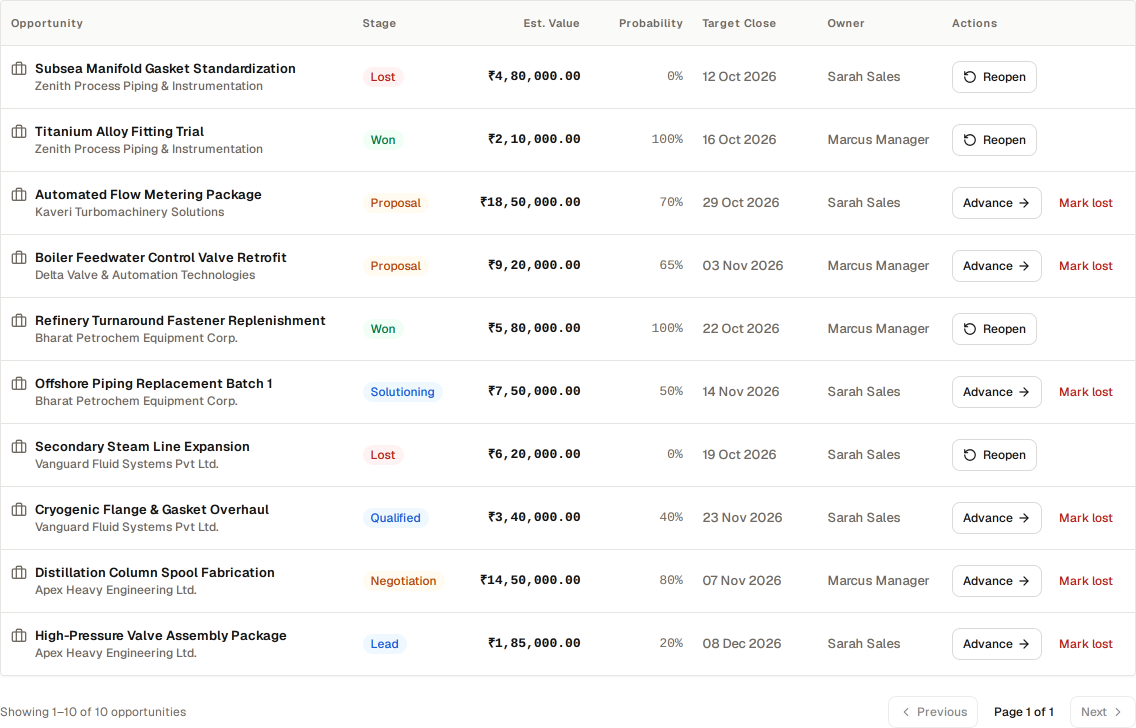
#> input picture docs/design-mapping/screenshots/opportunities-table/opportunities-table-desktop-1440x900.png, 2272 x 1456 px (shown at 1/2 size)
$ python generate_opportunities_table_contact_sheet.py
#> lines starting #> are read from the running program, lines starting #| are printed output that depends on the picture
#!/usr/bin/env python3
"""
Generate ForgeFlow × Sakani Opportunities Table View Conformance Contact Sheet
"""

import os
import json
from PIL import Image, ImageDraw, ImageFont

BASE_DIR = os.path.dirname(os.path.dirname(os.path.abspath(__file__)))
SCREENSHOTS_DIR = os.path.join(BASE_DIR, "docs/design-mapping/screenshots/opportunities-table")
OUTPUT_PATH = os.path.join(SCREENSHOTS_DIR, "contact-sheet.png")

def get_font(size, bold=False):
    font_paths = [
        "/usr/share/fonts/truetype/dejavu/DejaVuSans-Bold.ttf" if bold else "/usr/share/fonts/truetype/dejavu/DejaVuSans.ttf",
        "/usr/share/fonts/truetype/liberation/LiberationSans-Bold.ttf" if bold else "/usr/share/fonts/truetype/liberation/LiberationSans-Regular.ttf",
    ]
    for p in font_paths:
        if os.path.exists(p):
            return ImageFont.truetype(p, size)
    return ImageFont.load_default()

def create_contact_sheet():
    os.makedirs(SCREENSHOTS_DIR, exist_ok=True)

    # 1. Load images
    table_desktop = Image.open(os.path.join(SCREENSHOTS_DIR, "opportunities-table-desktop-1440x900.png"))
#> table_desktop is the input picture: PIL image 2272x1456 RGB; mean R, G, B 247.3, 246.9, 246.6
    table_dark = Image.open(os.path.join(SCREENSHOTS_DIR, "opportunities-table-dark-desktop-1440x900.png"))
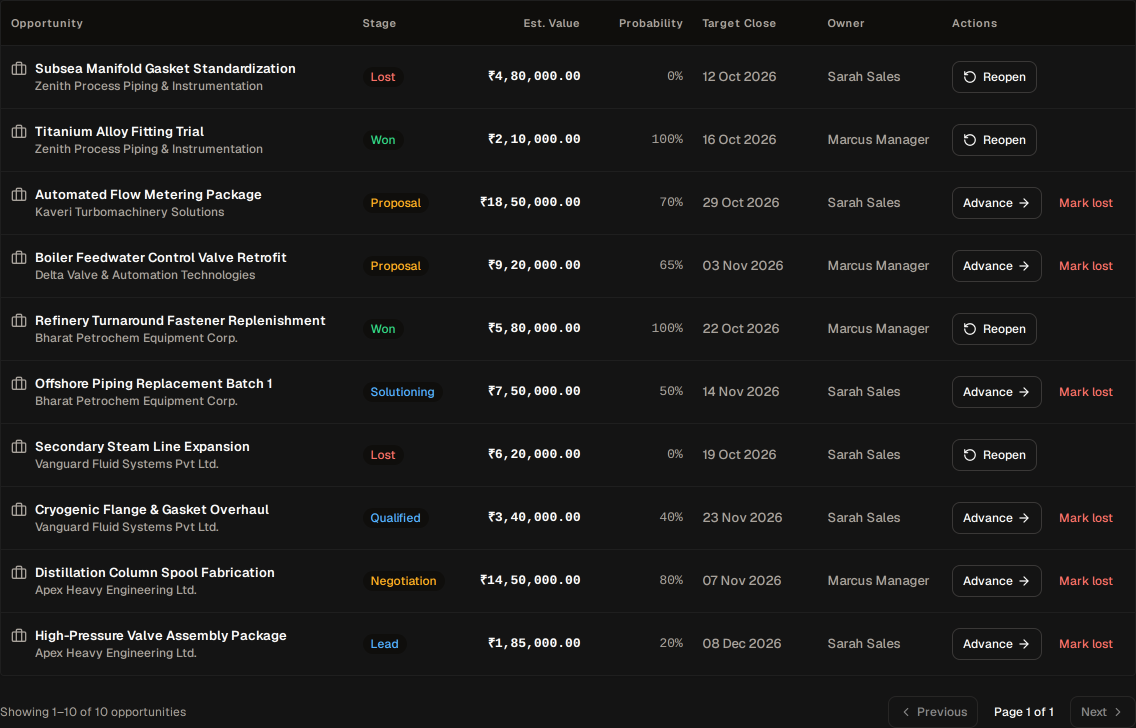
#> input picture docs/design-mapping/screenshots/opportunities-table/opportunities-table-dark-desktop-1440x900.png, 2272 x 1456 px (shown at 1/2 size)
#> table_dark is the input picture: PIL image 2272x1456 RGB; mean R, G, B 27.1, 26.8, 26.4
    table_tablet = Image.open(os.path.join(SCREENSHOTS_DIR, "opportunities-table-tablet-1024x768.png"))
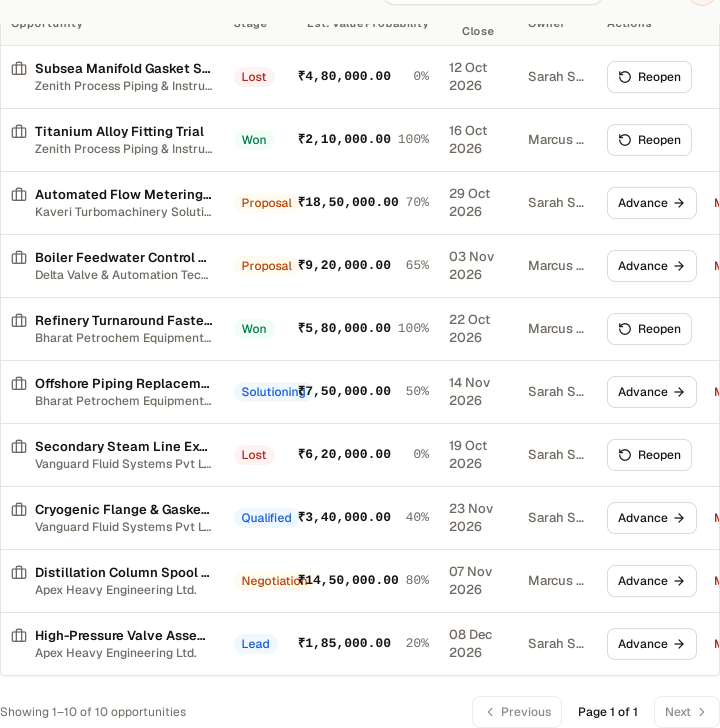
#> input picture docs/design-mapping/screenshots/opportunities-table/opportunities-table-tablet-1024x768.png, 1440 x 1456 px (shown at 1/2 size)
#> table_tablet is the input picture: PIL image 1440x1456 RGB; mean R, G, B 245.5, 245.2, 244.9
    table_mobile = Image.open(os.path.join(SCREENSHOTS_DIR, "opportunities-table-mobile-390x844.png"))
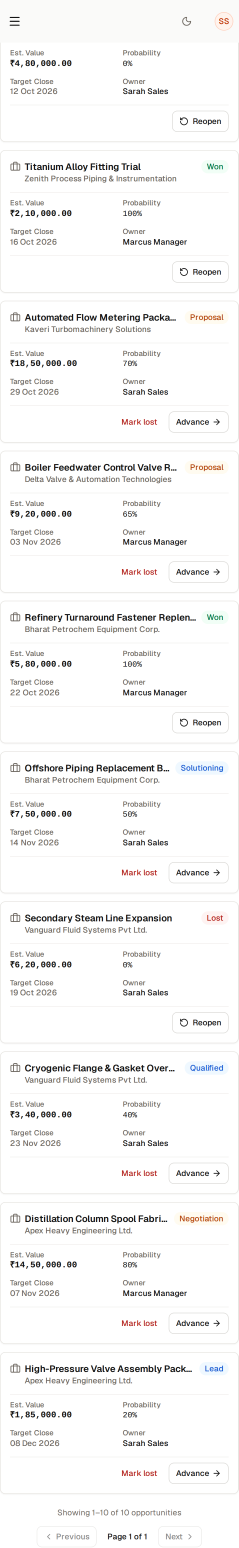
#> input picture docs/design-mapping/screenshots/opportunities-table/opportunities-table-mobile-390x844.png, 716 x 4644 px (shown at 1/3 size)
#> table_mobile is the input picture: PIL image 716x4644 RGB; mean R, G, B 246.8, 246.4, 246.2

    # Load verification data
    json_path = os.path.join(SCREENSHOTS_DIR, "opportunities-table-verification.json")
#> (the run stopped early here; a loop or call above may not have finished)
